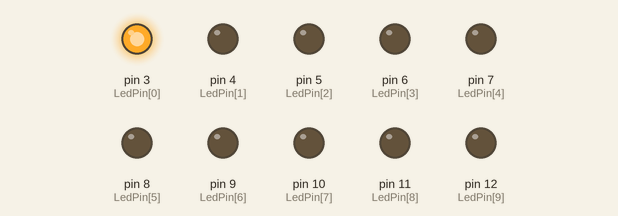
This sketch was run on a simulated Arduino Uno, built with avr-gcc and run on an emulated ATmega328P. Shown: output pins drawn as LEDs (lit = HIGH).

Above: at 0.5 s.
At 2.5 s:
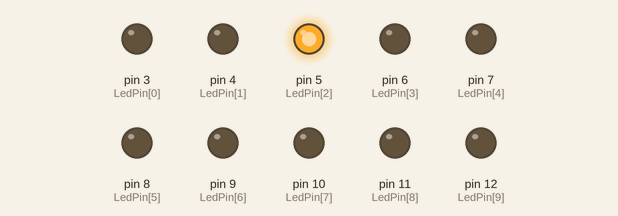
At 3.5 s:
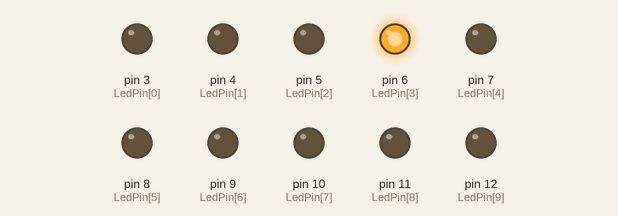
At 5.5 s:
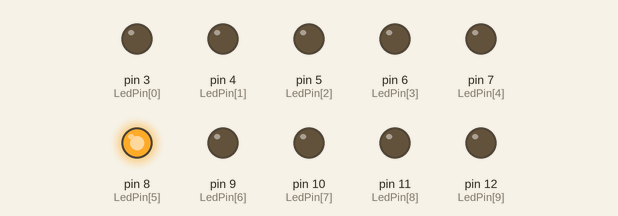
At 8.5 s:
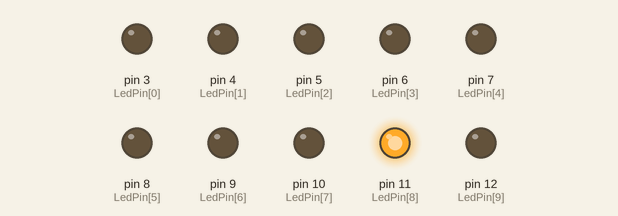
At 11.5 s:
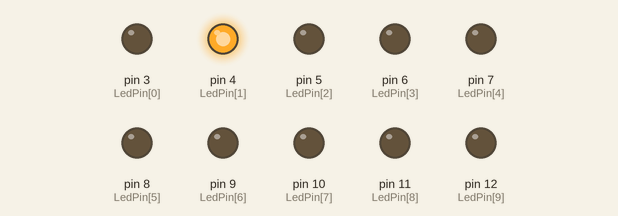
Timing chart, 0 to 13.0 s (numbered marks = the images above):
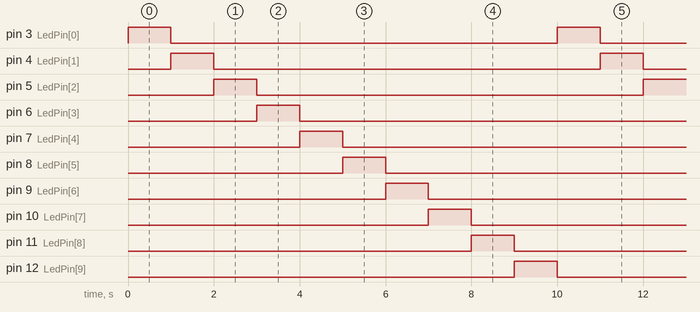

The sketch:

LED_bar_graph.ino
```cpp
int LedPin[] = { 3, 4, 5, 6, 7, 8, 9, 10, 11, 12 };

void setup() {
  for (int i = 0; i < 10; i++) {
    pinMode(LedPin[i], OUTPUT);
  }
}

void loop() {
  for (int i = 0; i < 10; i++) {
    digitalWrite(LedPin[i], HIGH);
    delay(1000);
    digitalWrite(LedPin[i], LOW);
  }
}
```

Measured:
- by itself, pin 3 (LedPin[0]), pin 4 (LedPin[1]), pin 5 (LedPin[2]), pin 6 (LedPin[3]), pin 7 (LedPin[4]), pin 8 (LedPin[5]), pin 9 (LedPin[6]), pin 10 (LedPin[7]), pin 11 (LedPin[8]), pin 12 (LedPin[9]): alternates HIGH for 1.0 s and LOW for 9.0 s
- by itself, everything shown: repeats every 10.0 s, in 11 steps
